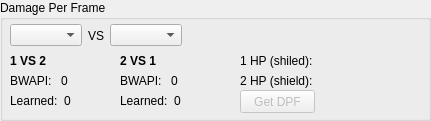
      <widget class="QGroupBox" name="groupBox_4">
       <property name="geometry">
        <rect>
         <x>10</x>
         <y>200</y>
         <width>431</width>
         <height>121</height>
        </rect>
       </property>
       <property name="title">
        <string>Damage Per Frame</string>
       </property>
       <widget class="QWidget" name="horizontalLayoutWidget_3">
        <property name="geometry">
         <rect>
          <x>10</x>
          <y>20</y>
          <width>411</width>
          <height>31</height>
         </rect>
        </property>
        <layout class="QHBoxLayout" name="horizontalLayout_4">
         <item>
          <widget class="QComboBox" name="comboDPF1">
           <property name="maxVisibleItems">
            <number>30</number>
           </property>
          </widget>
         </item>
         <item>
          <widget class="QLabel" name="label_9">
           <property name="sizePolicy">
            <sizepolicy hsizetype="Fixed" vsizetype="Preferred">
             <horstretch>0</horstretch>
             <verstretch>0</verstretch>
            </sizepolicy>
           </property>
           <property name="minimumSize">
            <size>
             <width>12</width>
             <height>0</height>
            </size>
           </property>
           <property name="text">
            <string>VS</string>
           </property>
          </widget>
         </item>
         <item>
          <widget class="QComboBox" name="comboDPF2">
           <property name="maxVisibleItems">
            <number>30</number>
           </property>
          </widget>
         </item>
         <item>
          <spacer name="horizontalSpacer">
           <property name="orientation">
            <enum>Qt::Horizontal</enum>
           </property>
           <property name="sizeHint" stdset="0">
            <size>
             <width>40</width>
             <height>20</height>
            </size>
           </property>
          </spacer>
         </item>
        </layout>
       </widget>
       <widget class="QWidget" name="horizontalLayoutWidget_4">
        <property name="geometry">
         <rect>
          <x>10</x>
          <y>70</y>
          <width>101</width>
          <height>21</height>
         </rect>
        </property>
        <layout class="QHBoxLayout" name="horizontalLayout_5">
         <item>
          <widget class="QLabel" name="label_10">
           <property name="sizePolicy">
            <sizepolicy hsizetype="Fixed" vsizetype="Preferred">
             <horstretch>0</horstretch>
             <verstretch>0</verstretch>
            </sizepolicy>
           </property>
           <property name="minimumSize">
            <size>
             <width>43</width>
             <height>0</height>
            </size>
           </property>
           <property name="text">
            <string>BWAPI: </string>
           </property>
          </widget>
         </item>
         <item>
          <widget class="QLabel" name="DPF_BWAPI">
           <property name="text">
            <string>0</string>
           </property>
          </widget>
         </item>
        </layout>
       </widget>
       <widget class="QWidget" name="horizontalLayoutWidget_5">
        <property name="geometry">
         <rect>
          <x>10</x>
          <y>90</y>
          <width>101</width>
          <height>21</height>
         </rect>
        </property>
        <layout class="QHBoxLayout" name="horizontalLayout_6">
         <item>
          <widget class="QLabel" name="label_11">
           <property name="sizePolicy">
            <sizepolicy hsizetype="Fixed" vsizetype="Preferred">
             <horstretch>0</horstretch>
             <verstretch>0</verstretch>
            </sizepolicy>
           </property>
           <property name="minimumSize">
            <size>
             <width>40</width>
             <height>0</height>
            </size>
           </property>
           <property name="text">
            <string>Learned:</string>
           </property>
          </widget>
         </item>
         <item>
          <widget class="QLabel" name="DPF_learned">
           <property name="text">
            <string>0</string>
           </property>
          </widget>
         </item>
        </layout>
       </widget>
       <widget class="QPushButton" name="getDPFbutton">
        <property name="enabled">
         <bool>false</bool>
        </property>
        <property name="geometry">
         <rect>
          <x>240</x>
          <y>90</y>
          <width>75</width>
          <height>23</height>
         </rect>
        </property>
        <property name="text">
         <string>Get DPF</string>
        </property>
       </widget>
       <widget class="QLabel" name="label_14">
        <property name="geometry">
         <rect>
          <x>10</x>
          <y>50</y>
          <width>46</width>
          <height>21</height>
         </rect>
        </property>
        <property name="font">
         <font>
          <weight>75</weight>
          <bold>true</bold>
         </font>
        </property>
        <property name="text">
         <string>1 VS 2</string>
        </property>
       </widget>
       <widget class="QWidget" name="horizontalLayoutWidget_6">
        <property name="geometry">
         <rect>
          <x>120</x>
          <y>70</y>
          <width>101</width>
          <height>21</height>
         </rect>
        </property>
        <layout class="QHBoxLayout" name="horizontalLayout_7">
         <item>
          <widget class="QLabel" name="label_15">
           <property name="sizePolicy">
            <sizepolicy hsizetype="Fixed" vsizetype="Preferred">
             <horstretch>0</horstretch>
             <verstretch>0</verstretch>
            </sizepolicy>
           </property>
           <property name="minimumSize">
            <size>
             <width>43</width>
             <height>0</height>
            </size>
           </property>
           <property name="text">
            <string>BWAPI: </string>
           </property>
          </widget>
         </item>
         <item>
          <widget class="QLabel" name="DPF_BWAPI_2">
           <property name="text">
            <string>0</string>
           </property>
          </widget>
         </item>
        </layout>
       </widget>
       <widget class="QWidget" name="horizontalLayoutWidget_7">
        <property name="geometry">
         <rect>
          <x>120</x>
          <y>90</y>
          <width>101</width>
          <height>21</height>
         </rect>
        </property>
        <layout class="QHBoxLayout" name="horizontalLayout_8">
         <item>
          <widget class="QLabel" name="label_16">
           <property name="sizePolicy">
            <sizepolicy hsizetype="Fixed" vsizetype="Preferred">
             <horstretch>0</horstretch>
             <verstretch>0</verstretch>
            </sizepolicy>
           </property>
           <property name="minimumSize">
            <size>
             <width>40</width>
             <height>0</height>
            </size>
           </property>
           <property name="text">
            <string>Learned:</string>
           </property>
          </widget>
         </item>
         <item>
          <widget class="QLabel" name="DPF_learned_2">
           <property name="text">
            <string>0</string>
           </property>
          </widget>
         </item>
        </layout>
       </widget>
       <widget class="QLabel" name="label_17">
        <property name="geometry">
         <rect>
          <x>120</x>
          <y>50</y>
          <width>46</width>
          <height>21</height>
         </rect>
        </property>
        <property name="font">
         <font>
          <weight>75</weight>
          <bold>true</bold>
         </font>
        </property>
        <property name="text">
         <string>2 VS 1</string>
        </property>
       </widget>
       <widget class="QWidget" name="horizontalLayoutWidget_8">
        <property name="geometry">
         <rect>
          <x>240</x>
          <y>70</y>
          <width>161</width>
          <height>21</height>
         </rect>
        </property>
        <layout class="QHBoxLayout" name="horizontalLayout_9">
         <item>
          <widget class="QLabel" name="label_20">
           <property name="sizePolicy">
            <sizepolicy hsizetype="Fixed" vsizetype="Preferred">
             <horstretch>0</horstretch>
             <verstretch>0</verstretch>
            </sizepolicy>
           </property>
           <property name="minimumSize">
            <size>
             <width>40</width>
             <height>0</height>
            </size>
           </property>
           <property name="text">
            <string>2 HP (shield):</string>
           </property>
          </widget>
         </item>
         <item>
          <widget class="QLabel" name="HP_label2">
           <property name="text">
            <string/>
           </property>
          </widget>
         </item>
        </layout>
       </widget>
       <widget class="QWidget" name="horizontalLayoutWidget_9">
        <property name="geometry">
         <rect>
          <x>240</x>
          <y>50</y>
          <width>161</width>
          <height>21</height>
         </rect>
        </property>
        <layout class="QHBoxLayout" name="horizontalLayout_10">
         <item>
          <widget class="QLabel" name="label_21">
           <property name="sizePolicy">
            <sizepolicy hsizetype="Fixed" vsizetype="Preferred">
             <horstretch>0</horstretch>
             <verstretch>0</verstretch>
            </sizepolicy>
           </property>
           <property name="minimumSize">
            <size>
             <width>43</width>
             <height>0</height>
            </size>
           </property>
           <property name="text">
            <string>1 HP (shiled):</string>
           </property>
          </widget>
         </item>
         <item>
          <widget class="QLabel" name="HP_label1">
           <property name="text">
            <string/>
           </property>
          </widget>
         </item>
        </layout>
       </widget>
      </widget>
